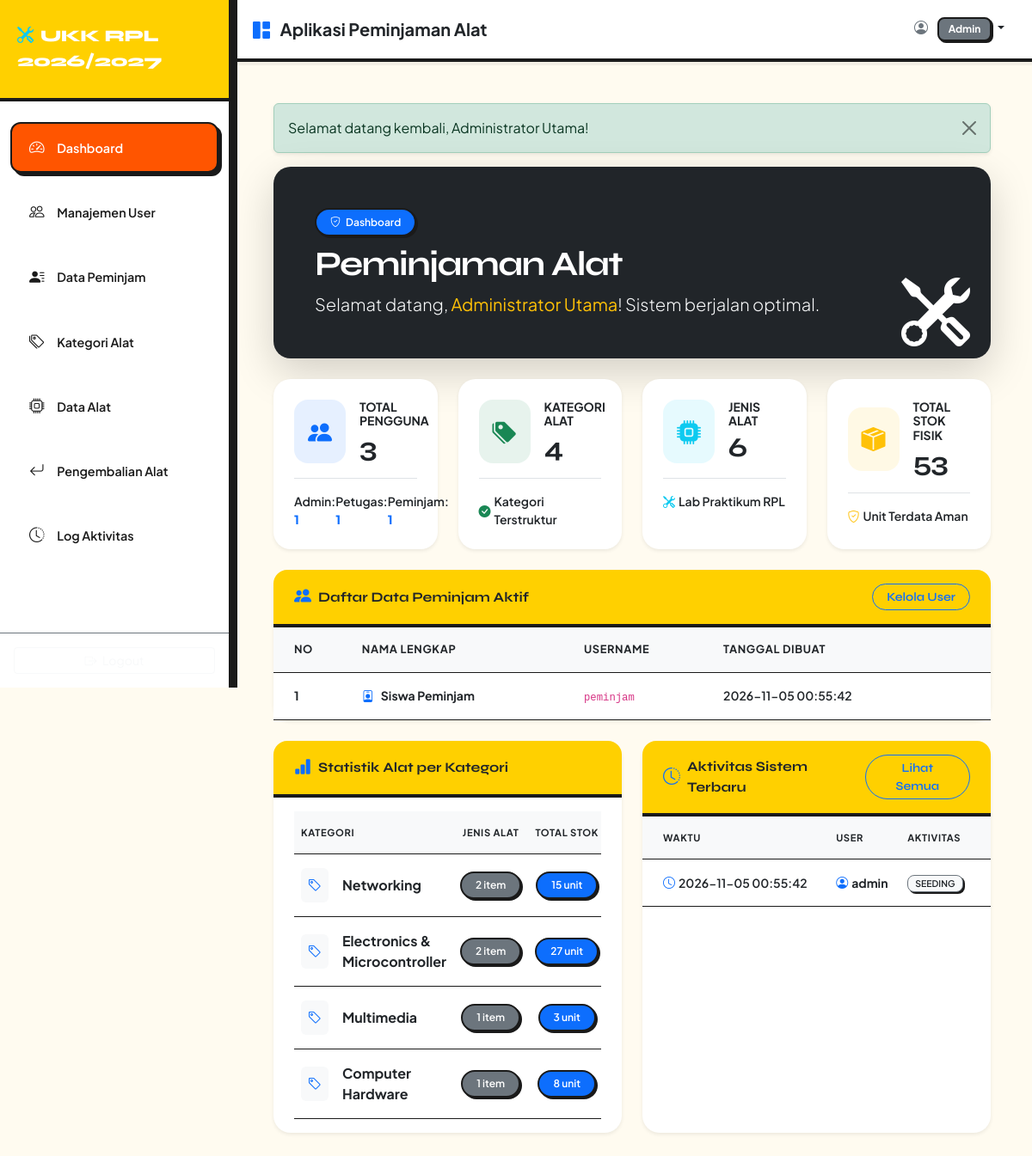
Screenshot of /public/index.php?route=admin/dashboard (signed in) with the database file from the repository.
### tables this page shows
CREATE TABLE users (
    id_user INT AUTO_INCREMENT PRIMARY KEY,
    nama_lengkap VARCHAR(100) NOT NULL,
    username VARCHAR(50) NOT NULL UNIQUE,
    password VARCHAR(255) NOT NULL,
    role ENUM('admin', 'petugas', 'peminjam') NOT NULL,
    created_at TIMESTAMP DEFAULT CURRENT_TIMESTAMP,
    INDEX idx_username (username),
    INDEX idx_role (role)
);

CREATE TABLE log_aktivitas (
    id_log INT AUTO_INCREMENT PRIMARY KEY,
    id_user INT NOT NULL,
    aktivitas VARCHAR(100) NOT NULL,
    deskripsi TEXT,
    ip_address VARCHAR(45),
    created_at TIMESTAMP DEFAULT CURRENT_TIMESTAMP,
    FOREIGN KEY (id_user) REFERENCES users(id_user) ON DELETE CASCADE ON UPDATE CASCADE,
    INDEX idx_user_log (id_user),
    INDEX idx_created (created_at)
);

### views/admin/dashboard.php (the view, shortened to what the rows shown need)
<?php
require_once __DIR__ . '/../layouts/header.php';
require_once __DIR__ . '/../layouts/navbar.php';
$totalUsers = $totalUsers ?? 0;
$totalKategori = $totalKategori ?? 0;
$totalAlat = $totalAlat ?? 0;
$totalStok = $totalStok ?? 0;
$recentLogs = $recentLogs ?? [];
$userModel = new User();
$daftarPeminjam = $userModel->getAll('peminjam');
?>
<div class="card shadow-lg mb-4 border-0 overflow-hidden position-relative bg-dark text-white">
    <div class="card-body p-4 p-md-5 position-relative z-1">
        <h1 class="display-6 fw-bold mb-2 text-white">Peminjaman Alat</h1>
    </div>
</div>
<div class="row g-4 mb-4">
    <div class="col-xl-3 col-md-6">
        <div class="card border-0 shadow-sm h-100 bg-white">
            <div class="card-body p-4">
                <div class="d-flex align-items-center">
                    <div class="flex-grow-1 ms-3">
                        <h2 class="fw-bold text-dark mb-0"><?php echo number_format((int)$totalUsers); ?></h2>
                    </div>
                </div>
            </div>
        </div>
    </div>
    <div class="col-xl-3 col-md-6">
        <div class="card border-0 shadow-sm h-100 bg-white">
            <div class="card-body p-4">
                <div class="d-flex align-items-center">
                    <div class="flex-grow-1 ms-3">
                        <h2 class="fw-bold text-dark mb-0"><?php echo number_format((int)$totalKategori); ?></h2>
                    </div>
                </div>
            </div>
        </div>
    </div>
    <div class="col-xl-3 col-md-6">
        <div class="card border-0 shadow-sm h-100 bg-white">
            <div class="card-body p-4">
                <div class="d-flex align-items-center">
                    <div class="flex-grow-1 ms-3">
                        <h2 class="fw-bold text-dark mb-0"><?php echo number_format((int)$totalAlat); ?></h2>
                    </div>
                </div>
            </div>
        </div>
    </div>
    <div class="col-xl-3 col-md-6">
        <div class="card border-0 shadow-sm h-100 bg-white">
            <div class="card-body p-4">
                <div class="d-flex align-items-center">
                    <div class="flex-grow-1 ms-3">
                        <h2 class="fw-bold text-dark mb-0"><?php echo number_format((int)$totalStok); ?></h2>
                    </div>
                </div>
            </div>
        </div>
    </div>
</div>
<div class="row g-4 mb-4">
    <div class="col-12">
        <div class="card border-0 shadow-sm">
            <div class="card-body p-0">
                <div class="table-responsive">
                    <table class="table table-hover align-middle mb-0 small">
                        <thead class="table-light">
                            <tr>
                                <th class="ps-4 py-3 text-dark fw-bold text-uppercase">No</th>
                                <th class="py-3 text-dark fw-bold text-uppercase">Nama Lengkap</th>
                                <th class="py-3 text-dark fw-bold text-uppercase">Username</th>
                                <th class="pe-4 py-3 text-dark fw-bold text-uppercase">Tanggal Dibuat</th>
                            </tr>
                        </thead>
                        <tbody>
                            <?php if (empty($daftarPeminjam)): ?>
                                <tr><td colspan="4" class="text-center py-4 text-dark fw-semibold">Belum ada data peminjam.</td></tr>
                            <?php else: ?>
                                <?php foreach ($daftarPeminjam as $index => $p): ?>
                                    <tr>
                                        <td class="ps-4 py-3 text-dark fw-bold"><?php echo $index + 1; ?></td>
                                        <td class="fw-bold text-dark py-3"><i class="bi bi-person-badge text-primary me-2"></i><?php echo htmlspecialchars($p['nama_lengkap'] ?? ''); ?></td>
                                        <td class="py-3"><code><?php echo htmlspecialchars($p['username'] ?? ''); ?></code></td>
                                        <td class="pe-4 py-3 text-dark fw-semibold"><?php echo htmlspecialchars($p['created_at'] ?? ''); ?></td>
                                    </tr>
                                <?php endforeach; ?>
                            <?php endif; ?>
                        </tbody>
                    </table>
                </div>
            </div>
        </div>
    </div>
</div>
<div class="row g-4">
    <div class="col-lg-6">
        <div class="card border-0 shadow-sm h-100">
            <div class="card-body px-4">
                <div class="table-responsive">
                    <table class="table table-hover align-middle mb-0">
                        <thead class="table-light">
                            <tr>
                                <th class="py-3 text-dark fw-bold small text-uppercase">Kategori</th>
                                <th class="text-center py-3 text-dark fw-bold small text-uppercase">Jenis Alat</th>
                                <th class="text-center py-3 text-dark fw-bold small text-uppercase">Total Stok</th>
                            </tr>
                        </thead>
                    </table>
                </div>
            </div>
        </div>
    </div>
    <div class="col-lg-6">
        <div class="card border-0 shadow-sm h-100">
            <div class="card-body p-0">
                <div class="table-responsive">
                    <table class="table table-hover mb-0 align-middle small">
                        <thead class="table-light">
                            <tr>
                                <th class="ps-4 py-3 text-dark fw-bold small text-uppercase">Waktu</th>
                                <th class="py-3 text-dark fw-bold small text-uppercase">User</th>
                                <th class="pe-4 py-3 text-dark fw-bold small text-uppercase">Aktivitas</th>
                            </tr>
                        </thead>
                        <tbody>
                            <?php if (empty($recentLogs)): ?>
                                <tr><td colspan="3" class="text-center py-4 text-dark fw-semibold">Belum ada aktivitas tercatat.</td></tr>
                            <?php else: ?>
                                <?php foreach ($recentLogs as $log): ?>
                                    <tr>
                                        <td class="ps-4 text-dark fw-semibold py-3" style="white-space: nowrap;"><i class="bi bi-clock me-1 text-primary"></i><?php echo htmlspecialchars($log['created_at'] ?? ''); ?></td>
                                        <td class="py-3"><span class="fw-bold text-dark"><i class="bi bi-person-circle text-primary me-1"></i><?php echo htmlspecialchars($log['username'] ?? ''); ?></span></td>
                                        <td class="pe-4 py-3"><span class="badge bg-light text-dark border border-secondary px-2 py-1 fw-semibold"><?php echo htmlspecialchars($log['aktivitas'] ?? ''); ?></span></td>
                                    </tr>
                                <?php endforeach; ?>
                            <?php endif; ?>
                        </tbody>
                    </table>
                </div>
            </div>
        </div>
    </div>
</div>
<?php require_once __DIR__ . '/../layouts/footer.php'; ?>

### rows the page displays
users: nama_lengkap "Siswa Peminjam", username "peminjam", created_at "2026-11-05 00:55:42"
log_aktivitas: created_at "2026-11-05 00:55:42", id_user.username "admin", aktivitas "SEEDING"

### other values shown
$_SESSION['role'] "Admin"
$flash['message'] "Selamat datang kembali, Administrator Utama!"
$_SESSION['nama_lengkap'] "Administrator Utama"
$totalUsers "3"
$totalAdmin "1"
$totalPetugas "1"
$totalPeminjam "1"
$totalKategori "4"
$totalAlat "6"
$totalStok "53"
$stat['nama_kategori'] "Networking"
$stat['total_alat'] "2"
$stat['total_stok'] "15"
$stat['nama_kategori'] "Electronics & Microcontroller"
$stat['total_stok'] "27"
